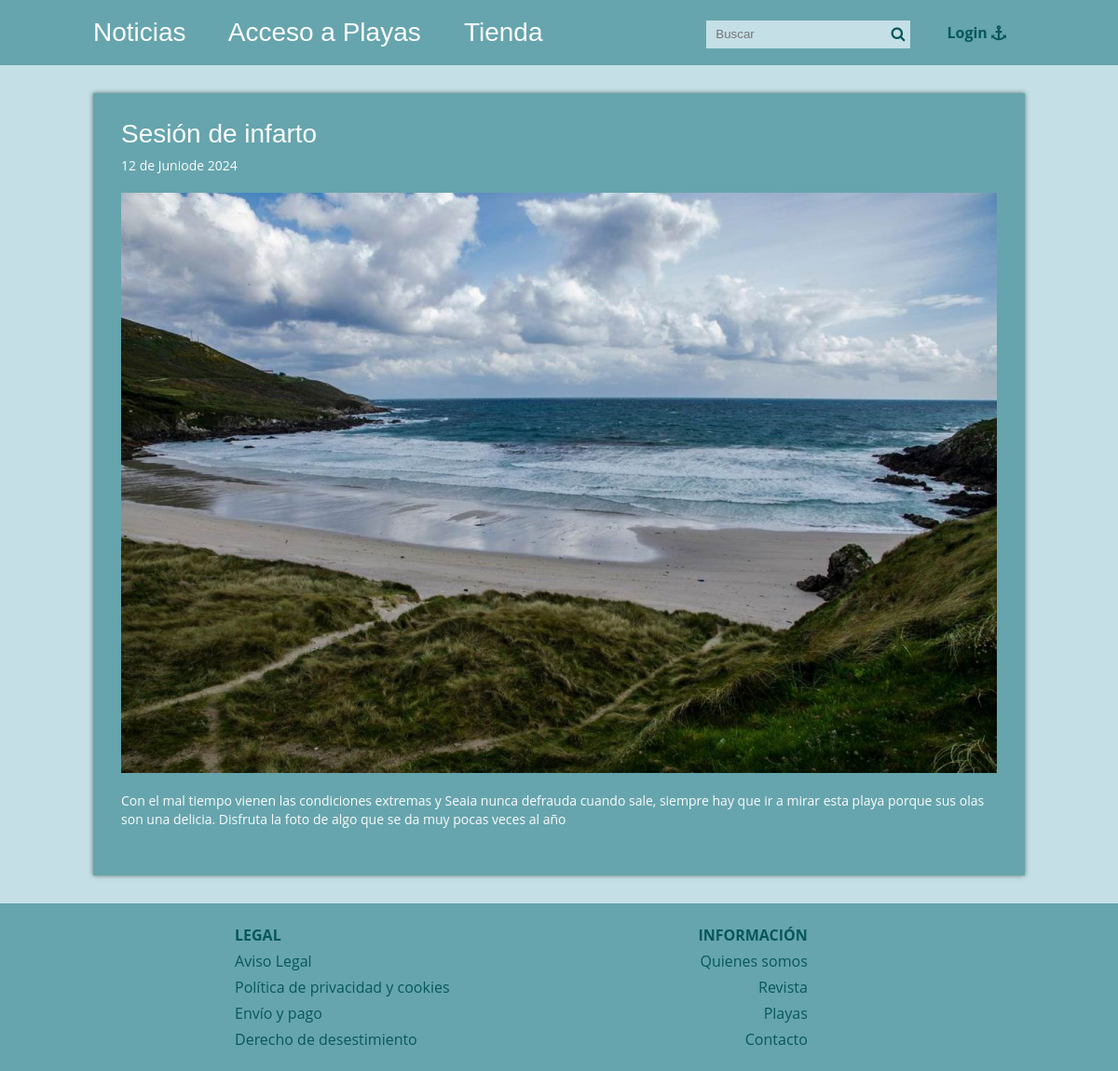
Page /blog/single.php?id=1 on the committed database.
### tables this page shows
CREATE TABLE IF NOT EXISTS Articulos (
    id INT AUTO_INCREMENT PRIMARY KEY,
    titulo VARCHAR(255) NOT NULL,
    extracto TEXT,
    fecha TIMESTAMP DEFAULT CURRENT_TIMESTAMP,
    text TEXT,
    thumb VARCHAR(255),  
    CodCategoria INT,
    FOREIGN KEY (CodCategoria) REFERENCES Categorias_Articulos(CodCategoria)
);

### blog/single.php (called while the page is built, shortened)
<?php
require 'admin/config.php';
require 'functions.php';
$conexion = conexion($bd_config);
$id_articulo = id_articulo($_GET['id']);
$post = obtener_post_por_id($conexion, $id_articulo);
$post = $post[0];
require 'views/single.view.php';
?>

### blog/functions.php (called while the page is built, shortened)
<?php
function limpiarDatos($datos){
    $datos = trim($datos);
     $datos = stripslashes($datos);
     $datos = htmlspecialchars($datos);
     return $datos;
}
function id_articulo($id){
    return (int)limpiarDatos($id);
}
function obtener_post_por_id($conexion, $id){
    $resultado = $conexion->query("SELECT * FROM articulos WHERE id = $id LIMIT 1");
    $resultado = $resultado->fetchAll();
    return ($resultado) ? $resultado : false;
}
function fecha($fecha){
    $timestamp = strtotime($fecha);
    $meses = ['Enero', 'Febrero', 'Marzo', 'Abril', 'Mayo', 'Junio', 'Julio', 'Agosto', 'Septiembre', 'Octubre', 'Noviembre', 'Diciembre'];
    $dia = date('d', $timestamp);
    $mes = date('m', $timestamp) - 1;
    $year = date('Y', $timestamp);
    $fecha = "$dia de " .$meses[$mes] . "de $year";
    return $fecha;
}
?>

### blog/views/single.view.php (the view)
<?php require 'header.php'; ?>
    <div class="contenedor">
        <div class="post">
            <article>
                <h2 class="titulo"><?php  echo $post['titulo']; ?></h2>
                <p class="fecha"><?php  echo fecha($post['fecha']); ?></p>
                <div class="thumb">
                    <img src="<?php echo RUTA; ?>/imagenes/<?php  echo $post['thumb']; ?>"
                    alt="<?php  echo $post['thumb']; ?>">
                </div>
                <p class="extracto"><?php echo nl2br($post['text' ]); ?></p>
            </article>
        </div>
    </div>
    <?php  require 'footer.php' ; ?>

### blog/css/estilos.css (style rules this page uses)
:root { --color4: #003b46; --color2: #07575b; --color3: #66a5ad; --color1: #c4dfe6; --color5: #fbfbfd; }
* { margin: 0; padding: 0; -webkit-box-sizing: border-box; -moz-box-sizing: border-box; box-sizing: border-box; }
body { font-size: 16px; font-family: 'Open Sans', sans-serif; background: var(--color1); color: var(--color2); margin: 0; }
.contenedor { max-width: 1000px; width: 90%; margin: auto; }
.post { width: 100%; background: var(--color3); box-shadow: 0px 0px 5px rgba(0,0,0, .5); margin-bottom: 30px; padding: 30px; color: var(--color5); }
.post article .titulo { font-family: "Oswald", Arial, Sans-serif; font-size: 28px; font-weight: normal; line-height: 28px; margin-bottom: 10px; }
.post article .fecha { color: var(--color5); font-size: 14px; margin-bottom: 20px; }
.post article .thumb { margin-bottom: 20px; }
.post article .thumb img { vertical-align: top; width: 100%; }
.post article .extracto { font-size: 14px; line-height: 20px; margin-bottom: 20px; }

### blog/css/views.css (style rules this page uses)
:root { --color3: #66a5ad; --color2: #07575b; --color4: #66a5ad; --color1: #c4dfe6; --color5: #fbfbfd; }

### rows in the picture
articulos: titulo "Sesión de infarto", fecha "12 de Juniode 2024", thumb (picture), text "Con el mal tiempo vienen las condiciones extremas y Seaia nunca defrauda cuando sale, siempre hay que ir a mirar esta playa porque sus olas son una delicia. Disfruta la foto de algo que se da muy pocas veces al año"
